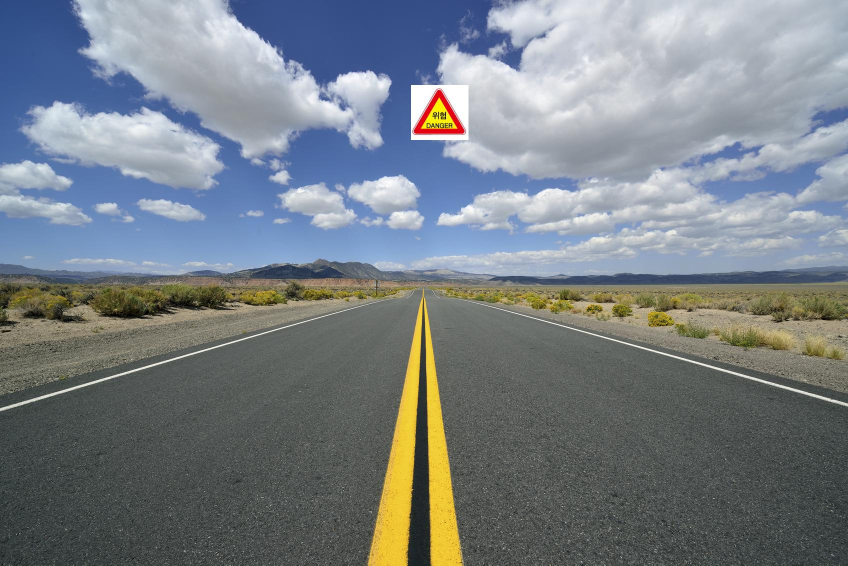
#> input picture Homework/HW 3 - 0310/data/road_001.jpg, 1696 x 1131 px, given in place of the camera (shown at 1/2 size)
$ python image_function.py   (older library calls are emulated)
#> lines starting #> are read from the running program, lines starting #| are printed output that depends on the picture; after the words box and inside, x2 and y2 are one past the last pixel; in counts of white or black regions, pixels touching at a corner belong together
#> further down, img1 is the input picture: shape (1131, 1696, 3); mean B, G, R 133.6, 127.8, 120.6
import cv2
import numpy as np
from math import atan, degrees

#Path의 핵심기능인 라인검출에 필요한 모든 유틸함수들이 들어있는 파일입니다.

BRT_THRESH = 160

# Correction
brightness = -40
contrast = -20


boundaries = [
    (np.array([161, 155, 84], dtype="uint8"), np.array([179, 255, 255], dtype="uint8")), # red1
    (np.array([0, 100, 70], dtype="uint8"), np.array([20, 255, 255], dtype="uint8")), # red2
    (np.array([94, 80, 200], dtype="uint8"), np.array([126, 255, 255], dtype="uint8")), # blue
    (np.array([10, 30, 50], dtype="uint8"), np.array([25, 255, 255], dtype="uint8")), #yellow
    (np.array([0, 0, 220], dtype="uint8"), np.array([180, 20, 255], dtype="uint8")) # white
]

dest = (480, 500)

n_windows = 10

min_pixel_num = 5

#기울기를 구하기 위해 1차식 고정
poly_order = 1

#도로폭(cm)
#277
shift_const = 304
#좌우 concat 시 공백 상수
blank_const = shift_const - 215
# [9 lines left out: function brt_corr, not called in this run]

#shift_const를 리턴합니다.
def ret_shift_const():
    return shift_const

#영상 원근변환, 회전변환, BGR->BGR
def transform(img1, img2): #좌 우 레인 두 영상을 원근변환과 회전변환한 뒤, 이를 각 각 리턴합니다.
    height, width, channel = img1.shape
#> height = 1131; width = 1696; channel = 3

    #왼쪽 위 왼쪽 아래 오른쪽 아래 오른쪽 위
    pts1 = np.float32([(0*width, 0*height),
                       (0*width, 1*height),
                       (1*width, 1*height),
                       (1*width, 0*height)])

    dest_width, dest_height = dest[:2]

    #실제 측정한 카메라 시야각을 바탕으로 pts1에서 pts2로 원근변환을 진행합니다.
    pts2 = np.float32([(0*dest_width, 0*dest_height),
                       (0.382*dest_width, 1*dest_height),
                       (0.628*dest_width, 1*dest_height),
                       (1*dest_width, 0*dest_height)])

    #원근변환 할 matrix를 구하는 함수입니다.
    matrix1 = cv2.getPerspectiveTransform(pts1, pts2)

    #구한 matrix를 바탕으로 원근변환을 진행합니다.
    p_img_left = cv2.warpPerspective(img1, matrix1, dest, flags=cv2.INTER_CUBIC+cv2.INTER_LINEAR)
    p_img_right = cv2.warpPerspective(img2, matrix1, dest, flags=cv2.INTER_CUBIC+cv2.INTER_LINEAR)

    #횐전변환 할 matrix를 구합니다. 실제 캠은 정면으로 부터 45도 떨어져 있으므로, 45도 정도 회전합니다.
    matrix2_left = cv2.getRotationMatrix2D((dest[0]/2, dest[1]/2), 43, 1)
    matrix2_right = cv2.getRotationMatrix2D((dest[0]/2, dest[1]/2), -43, 1)

    #구한 matrix를 바탕으로 회전변환을 진행합니다.
    r_img_left = cv2.warpAffine(p_img_left, matrix2_left, dest)
    r_img_right = cv2.warpAffine(p_img_right, matrix2_right, dest)

    return r_img_left, r_img_right

#감마 보정 + : 색 차이 뚜렷해짐 - : 색 비슷해짐
# [94 lines left out: functions gamma_correction, transform2, parking_transform, get_stop_line, get_parking_line, not called in this run]

#영상을 합침/ BGR -> BGR
def combine(img_left, img_right):

    #cv2.imshow("left", img_left)
    #도로 중간만큼 띄우는 공백
    blank = np.zeros((dest[1],blank_const,3), np.uint8)
    height, width = img_left.shape[:2]
#> height = 500; width = 480

    img_left_temp = img_left[0:height,0:int(0.9*width)]
    img_right_temp = img_right[0:height,int(0.1*width):width]
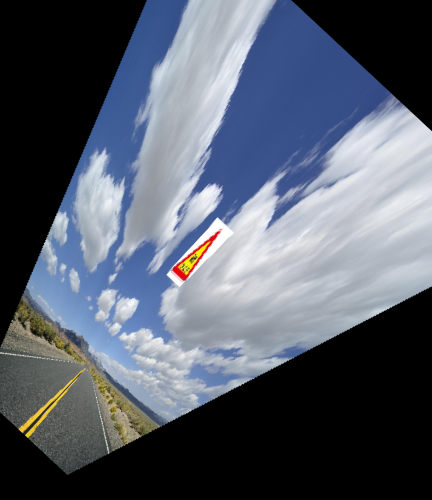
#> img_right_temp: shape (500, 432, 3); mean B, G, R 106.7, 93.4, 86.2

    #좌우로 영상 이어붙이기
    img_concat = cv2.hconcat([img_left_temp, blank])
    img_concat = cv2.hconcat([img_concat, img_right_temp])
#> img_concat: shape (500, 953, 3)

    height, width = img_concat.shape[:2]
#> width = 953

    #ROI 왼쪽 위, 왼쪽 아래, 오른쪽 아래, 오른쪽 위
    vertics = np.array([[(int(0.5*width-300), int(0*height)),
                         (int(0.5*width-300), int(1*height)),
                         (int(0.5*width+300), int(1*height)),
                         (int(0.5*width+300), int(0*height))]])

    mask = np.zeros_like(img_concat, np.uint8)
    cv2.fillPoly(mask, vertics, (255,255,255))
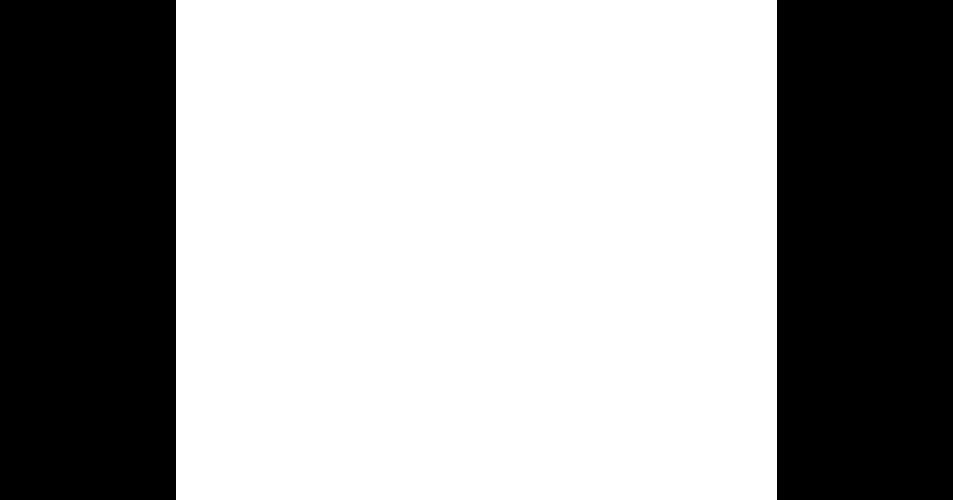
#> mask: shape (500, 953, 3); 63.1% white; 2 black regions, box (x1, y1, x2, y2) and area: (0, 0, 176, 500) 88000, (777, 0, 953, 500) 88000
    img_concat = cv2.bitwise_and(img_concat, mask)
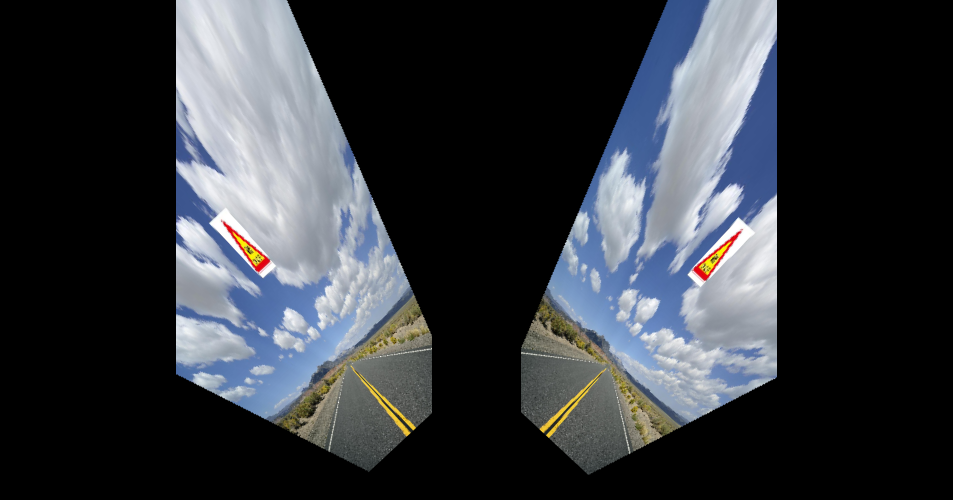
#> img_concat: shape (500, 953, 3); mean B, G, R 60.7, 55.2, 51.7

    return img_concat[int(0*height):int(1*height), int(0.5*width-300):int(0.5*width+300)]
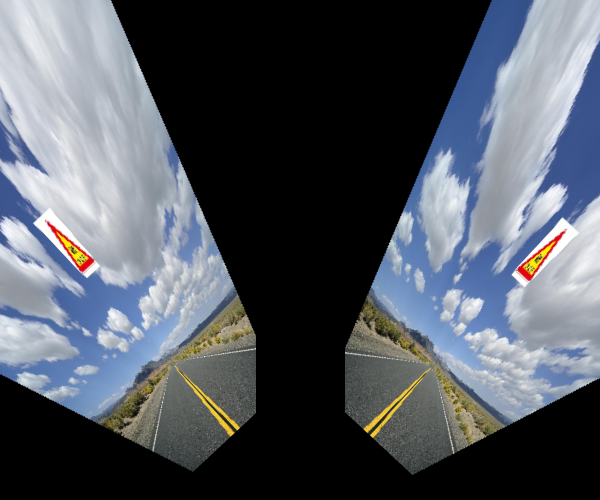
#> returned value: shape (500, 600, 3); mean of channels 0, 1, 2 96.2, 87.5, 81.9; drawn as B, G, R

# 영상 이진화, BGR->BGR
def detect(img, list = ['y', 'w']):
    combined_hsv = cv2.cvtColor(np.zeros_like(img), cv2.COLOR_BGR2GRAY)
    img_hsv = cv2.cvtColor(img, cv2.COLOR_BGR2HSV)
#> img_hsv: shape (500, 600, 3); mean H, S, V 55.5, 30.1, 99

    for color in list:
        detected = detectcolor(img_hsv, color)
        combined_hsv = cv2.bitwise_or(combined_hsv, detected)

    combined_bgr = cv2.cvtColor(combined_hsv,cv2.COLOR_GRAY2BGR)
#> combined_bgr: shape (500, 600, 3); 7.6% white; 216 white regions (167 under 20 px), largest, box (x1, y1, x2, y2) and area: (0, 49, 96, 269) 4990, (108, 299, 255, 440) 2985, (353, 304, 491, 446) 2941
    #cv2.imshow("detect", combined_bgr)
    return combined_bgr

# color = b, r, w, y / 이미지 상에서 색을 찾아 리턴 / HSV->HSV
def detectcolor(img, color):
    if color == "w":
        (minRange, maxRange) = boundaries[4]
        mask = cv2.inRange(img, minRange, maxRange)
    elif color == "y":
        (minRange, maxRange) = boundaries[3]
        mask = cv2.inRange(img, minRange, maxRange)
    elif color == "b":
        (minRange, maxRange) = boundaries[2]
        mask = cv2.inRange(img, minRange, maxRange)
    elif color == "r":
        (minRange, maxRange) = boundaries[0]
        mask = cv2.inRange(img, minRange, maxRange)
        (minRange, maxRange) = boundaries[1]
        mask = mask + cv2.inRange(img, minRange, maxRange)
    else:
        print("In Image_util.py DetectColor - Wrong color Argument")
    return mask

def draw_points(img, x_points, y_points, color, thickness):
    try:
        for i in range(len(x_points)):
            if(x_points[i]!=None):
                cv2.line(img, (int(x_points[i]), int(y_points[i])), (int(x_points[i]), int(y_points[i])),
                         color, thickness)
    except:
            print("error2")

# 차선 검출 // BGR -> BGR
def lane_detect(b_img):
    b_img = cv2.cvtColor(b_img, cv2.COLOR_BGR2GRAY)
    histogram = np.sum(b_img[int(b_img.shape[0]*(1/3)):, :], axis=0)
#> histogram = 600 values, max 21930 at index 454, min 0 at index 256, mean 7297.7
    midpoint = np.int(histogram.shape[0] / 2)
#> midpoint = 300
    ret_img = np.zeros_like(b_img)

    left_x_max = np.argmax(histogram[:midpoint])
#> left_x_max = 46
    right_x_max = np.argmax(histogram[midpoint:]) + midpoint
#> right_x_max = 454

    window_height = np.int(b_img.shape[0]/n_windows)
#> window_height = 50
    window_width = np.int(b_img.shape[1]/40)
#> window_width = 15
    left_pos = 0

    left_lane_x = []
    left_lane_y = []
    right_lane_x = []
    right_lane_y = []
    lx = []
    ly = []

    #수직 히스토그램을 조사하여 이미지 왼쪽과 오른쪽 중 더 많은 픽셀이 있는 곳(라인)을 기준으로 나머지 라인은 다른 라인을 shift합니다.
    if(histogram[left_x_max] >= histogram[right_x_max]): #왼쪽 라인이 더 진한 경우
        current_left = left_x_max
        left_pos = left_x_max

        # 설정한 n_windows만큼 아래 과정을 반복합니다.
        for windows in range(n_windows):
            win_y_low = b_img.shape[0] - (windows+1) * window_height
            win_y_high = win_y_low + window_height
            left_x_low = current_left - window_width
            left_x_high = current_left + window_width

            # current_left를 기준으로 일정한 사각형을 설정하여 각 필셀의 x 좌표와 y 좌표를 추출합니다.
            cv2.rectangle(ret_img, (left_x_low, win_y_low), (left_x_high, win_y_high), (255, 255, 255), 2)

            left_x = np.array(b_img[win_y_low:win_y_high,left_x_low:left_x_high].nonzero()[1]) + left_x_low
            #left x가 더 크다면 right x는 left x를 const shift하여 옮깁니다.
            right_x = left_x + shift_const
            left_y = np.array(b_img[win_y_low:win_y_high,left_x_low:left_x_high].nonzero()[0]) + win_y_low
            right_y = np.array(b_img[win_y_low:win_y_high,left_x_low:left_x_high].nonzero()[0]) + win_y_low


            # If you found > minpix pixels, recenter next window on their mean position
            # 일정 픽셀이상 채워진 사각형(정상적인 레인)이라면 current_left를 현재 사각형 내부 픽셀들의 x값 평균으로 옮겨 다음 사각형의
            # 픽셀들을 조사합니다.
            if len(left_x) > min_pixel_num:
                current_left = np.int(np.mean(left_x))

            left_lane_x.append(left_x)
            left_lane_y.append(left_y)
            right_lane_x.append(right_x)
            right_lane_y.append(right_y)

    else: #오른쪽 라인이 더 진한경우, logic은 왼쪽 라인이 더 진한 경우와 같습니다.
        current_right = right_x_max
#> current_right = 454
        left_pos = right_x_max - shift_const
#> left_pos = 150

        for windows in range(n_windows):
            win_y_low = b_img.shape[0] - (windows+1) * window_height
            win_y_high = win_y_low + window_height
            left_x_low = current_right - window_width
            left_x_high = current_right + window_width

            cv2.rectangle(ret_img, (left_x_low, win_y_low), (left_x_high, win_y_high), (255, 255, 255), 2)

            right_x = np.array(b_img[win_y_low:win_y_high,left_x_low:left_x_high].nonzero()[1]) + left_x_low
            left_x =  right_x - shift_const
            left_y = np.array(b_img[win_y_low:win_y_high,left_x_low:left_x_high].nonzero()[0]) + win_y_low
            right_y = np.array(b_img[win_y_low:win_y_high,left_x_low:left_x_high].nonzero()[0]) + win_y_low


            # If you found > minpix pixels, recenter next window on their mean position
            if len(right_x) > min_pixel_num:
                current_right = np.int(np.mean(right_x))

            left_lane_x.append(left_x)
            left_lane_y.append(left_y)
            right_lane_x.append(right_x)
            right_lane_y.append(right_y)
#> this loop made 10 passes
#> (left_x_low, left_x_high, current_right) on passes 2 to 7: (439, 469, 458), (443, 473, 453), (438, 468, 460), (445, 475, 453), (438, 468, 453), (438, 468, 452)
#> (left_x_low, left_x_high) on passes 1, 8, 9, 10: (439, 469), (437, 467), (437, 467), (437, 467)
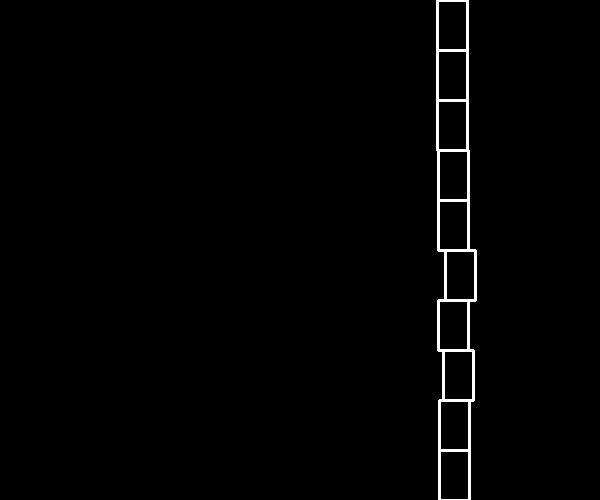
#> ret_img: shape (500, 600); 1.3% white; 1 white region, box (x1, y1, x2, y2) and area: (436, 0, 477, 500) 3872
#> after the loop, left_lane_x = 10 items; left_lane_y = 10 items; right_lane_x = 10 items; right_lane_y = 10 items

    lx = np.concatenate(left_lane_x)
#> lx = 1509 values, max 168 at index 1057, min 134 at index 1128, mean 151.6
    ly = np.concatenate(left_lane_y)
#> ly = 1509 values, max 448 at index 611, min 159 at index 1250, mean 337.8
    rx = np.concatenate(right_lane_x)
#> rx = 1509 values, max 472 at index 1057, min 438 at index 1128, mean 455.6
    ry = np.concatenate(right_lane_y)
#> ry has the same summary as ly
    ret_img = cv2.cvtColor(ret_img, cv2.COLOR_GRAY2BGR)

    position = ((midpoint-(left_pos))/shift_const)*2-1
#> position = -0.0132
    #To find shift_const
    #print(left_x_max, right_x_max, left_x_max+right_x_max ,left_right_sum)

    #추출한 픽셀들의 x값들과 y값들을 바탕으로 np.polyfit 함수를 이용하여 회귀하는 과정입니다.
    try:
        #왼쪽 라인과 오른쪽 라인을 각각 추출합니다.
        left_fit = np.polyfit(ly, lx, poly_order) # ly lx 순서 고정
#> left_fit = [0.0213, 144.4]
        right_fit = np.polyfit(ry, rx, poly_order)
#> right_fit = [0.0213, 448.4]
        line_left = np.poly1d(left_fit)
        line_right = np.poly1d(right_fit)
        x = np.linspace(0, b_img.shape[0], b_img.shape[0])
#> x = 500 values from 0 to 500
        y = np.round(line_left(x))
#> y = 500 values from 144 to 155

        #추출한 라인을 바탕으로 선을 그립니다.
        draw_points(ret_img, y, x, [0,255,0], thickness=2) # y x 순서 고정
        y = np.round(line_right(x))
#> y = 500 values from 448 to 459
        draw_points(ret_img, y, x, [0,255,0], thickness=2)
#> call 2 of draw_points, with x_points = array of shape (500,), y_points = array of shape (500,), thickness = 2
#> after the loop in draw_points (call 2), `for i in range(len(x_points)):`:
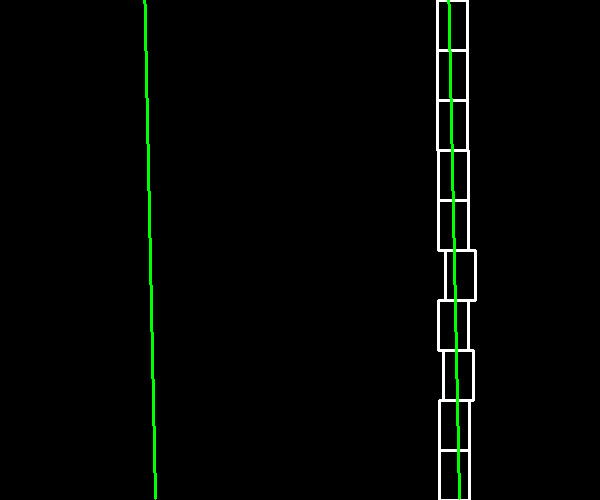
#> img: shape (500, 600, 3); mean B, G, R 3.2, 5.8, 3.2

        #추출한 라인의 기울기를 리턴합니다.(차량이 기울어진 정도)
        degree = -degrees(atan(line_left[1]))
#> degree = -1.22

    #추출한 픽셀들을 바탕으로 회귀를 진행했을 때, 실패한 경우입니다.
    except:
        ret_img = cv2.line(ret_img, (int(ret_img.shape[1]*0.3), 0), (int(ret_img.shape[1]*0.3), ret_img.shape[0]), (0,255, 0), 5)
        ret_img = cv2.line(ret_img, (int(ret_img.shape[1]*0.7), 0), (int(ret_img.shape[1]*0.7), ret_img.shape[0]), (0,255, 0), 5)

        #이때는 차량이 정면을 보고있다고 가정하고, 차량을 직진시킵니다.
        degree = 0
        position = 0

    str_1 = "position: "+ str(position)
#> str_1 = 'position: -0.013157894736842146'
    str_2 = "degree: "+ str(degree)
#> str_2 = 'degree: -1.2189231372775247'
    cv2.putText(ret_img, str_1, (200, 20), cv2.FONT_HERSHEY_PLAIN, 1, (0, 255, 255))
    cv2.putText(ret_img, str_2, (200, 40), cv2.FONT_HERSHEY_PLAIN, 1, (0, 255, 255))
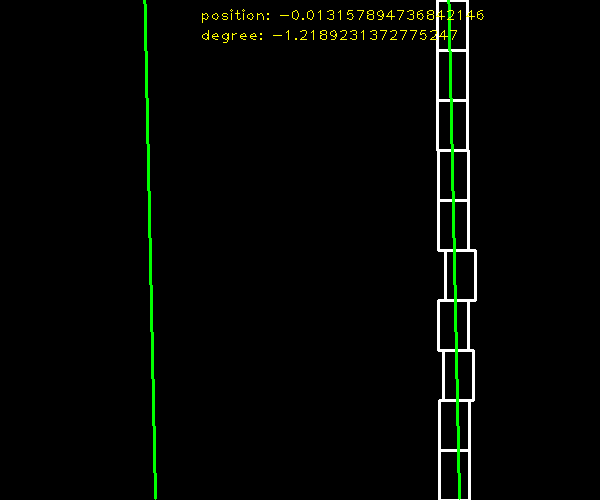
#> ret_img: shape (500, 600, 3); mean B, G, R 3.2, 6.6, 4.1
    return position, degree, ret_img

if __name__=='__main__':

    '''
    video1="C:\photo\cam_left_1.avi"
    video2="C:\photo\cam_right_1.avi"
    cap1 = cv2.VideoCapture(video1)
    cap2 = cv2.VideoCapture(video2)
    '''
    '''
    video1 = "C:\photo\cam_front_1.avi"
    cap1 = cv2.VideoCapture(video1)
    '''
    try:
        print('카메라를 구동합니다.')
        cap1 = cv2.VideoCapture(1)
        cap2 = cv2.VideoCapture(0)
    except:
        print('카메라 구동 실패')

    while True:
        ret1, img1 = cap1.read()
        ret2, img2 = cap2.read()

#        if not (ret1 and ret2)
        if not ret1:
            print("비디오 끝")
            break
        '''
        img_front = transform2(img1)
        img_bin = detect(img_front)
        cv2.imshow("front", img1)
        cv2.imshow("trans", img_front)
        cv2.imshow("detect", img_bin)
        get_stop_line(img_bin)
        '''
        img_left, img_right = transform(img1, img2)
        img_concat = combine(img_left, img_right)
        cv2.imshow("concat", img_concat)
        img_bin = detect(img_concat)
        lane_detect(img_bin)

        if(cv2.waitKey(1) & 0xFF == ord('q')):
#> (key q is pressed here)
            break

    cap1.release()
    #cap2.release()
    cv2.destroyAllWindows()
